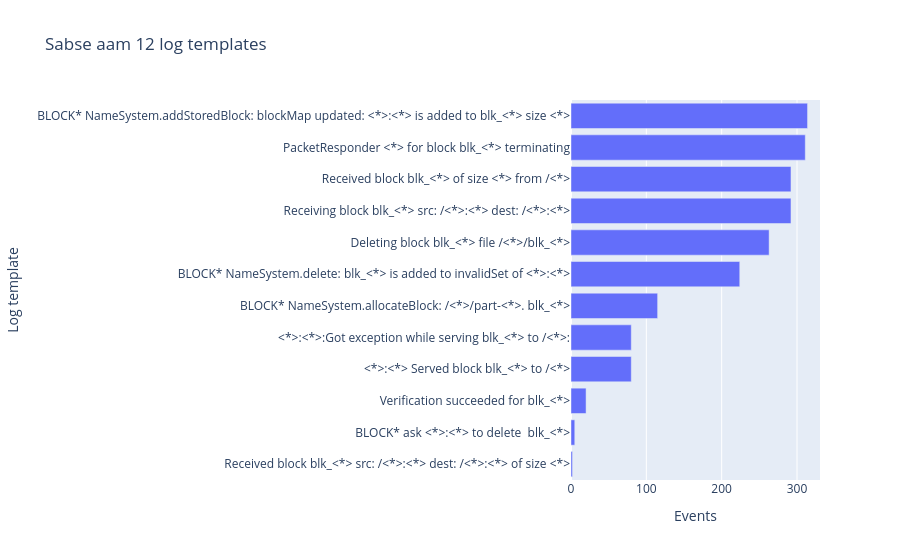

The code cell stored with this chart in its notebook:
### Markdown cell above
## Step 10 — Chart: aam log patterns

Yahan sabse zyada aane wale templates dikhte hain. Hover karke count dekhein; rare template akela anomaly prove nahi karta.

### Code cell
chart_data = template_counts.head(12).sort_values().rename_axis("template").reset_index(name="events")
px.bar(
    chart_data,
    x="events",
    y="template",
    orientation="h",
    title="Sabse aam 12 log templates",
    labels={"events": "Events", "template": "Log template"},
)

### Figure 1 — Plotly figure (JSON) as saved in the notebook; plotly's stock layout.template omitted (floating-point values rounded to 4 significant figures)
{"data": [{"hovertemplate": "Events=%{x}<br>Log template=%{y}<extra></extra>", "legendgroup": "", "marker": {"color": "#636efa", "pattern": {"shape": ""}}, "name": "", "orientation": "h", "showlegend": false, "textposition": "auto", "type": "bar", "x": [2, 5, 20, 80, 80, 115, 224, 263, 292, 292, 311, 314], "xaxis": "x", "y": ["Received block blk_<*> src: /<*>:<*> dest: /<*>:<*> of size <*>", "BLOCK* ask <*>:<*> to delete  blk_<*>", "Verification succeeded for blk_<*>", "<*>:<*> Served block blk_<*> to /<*>", "<*>:<*>:Got exception while serving blk_<*> to /<*>:", "BLOCK* NameSystem.allocateBlock: /<*>/part-<*>. blk_<*>", "BLOCK* NameSystem.delete: blk_<*> is added to invalidSet of <*>:<*>", "Deleting block blk_<*> file /<*>/blk_<*>", "Receiving block blk_<*> src: /<*>:<*> dest: /<*>:<*>", "Received block blk_<*> of size <*> from /<*>", "PacketResponder <*> for block blk_<*> terminating", "BLOCK* NameSystem.addStoredBlock: blockMap updated: <*>:<*> is added to blk_<*> size <*>"], "yaxis": "y"}], "layout": {"barmode": "relative", "legend": {"tracegroupgap": 0}, "title": {"text": "Sabse aam 12 log templates"}, "xaxis": {"anchor": "y", "domain": [0, 1], "title": {"text": "Events"}}, "yaxis": {"anchor": "x", "domain": [0, 1], "title": {"text": "Log template"}}}}
